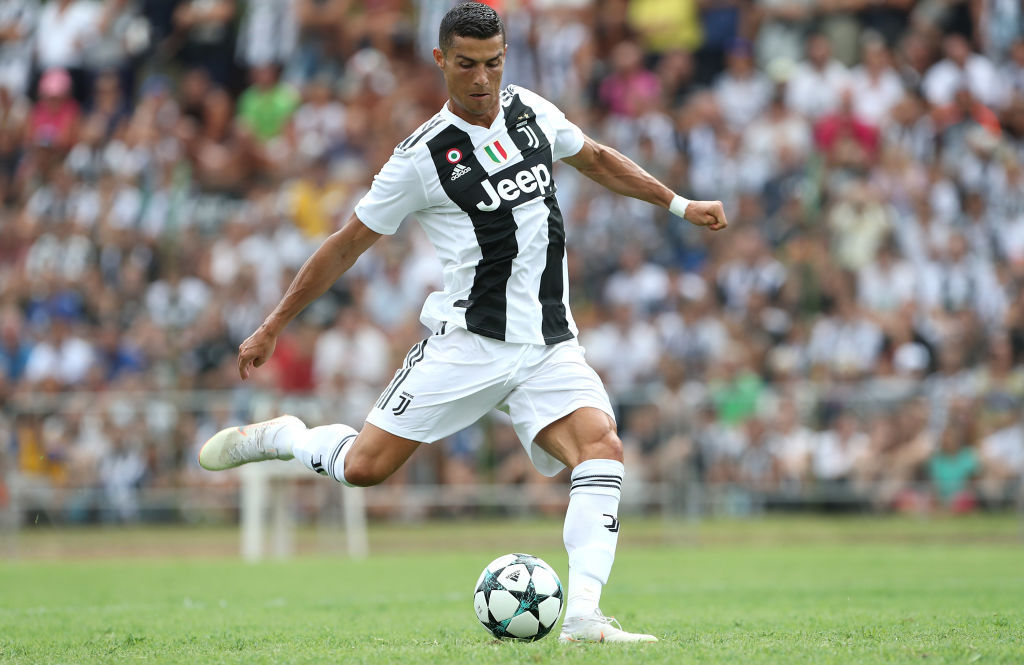
#> input picture src/images/ronaldo.jpeg, 1024 x 665 px
$ python BFMatcher.py
#> lines starting #> are read from the running program, lines starting #| are printed output that depends on the picture
### src/utils/media.py
import os


def get_image_path(path):
    script_dir = os.path.dirname(__file__)  # <-- absolute dir the script is in
    rel_path = "../images/" + path
    abs_file_path = os.path.join(script_dir, rel_path)
    return abs_file_path

### src/featureDetection/BFMatcher.py
import cv2
from matplotlib import pyplot as plt
from ..utils.media import get_image_path

pathname1 = get_image_path('ronaldo.jpeg')
pathname2 = get_image_path('match.jpeg')
img1 = cv2.imread(pathname1, 0)  # queryImage
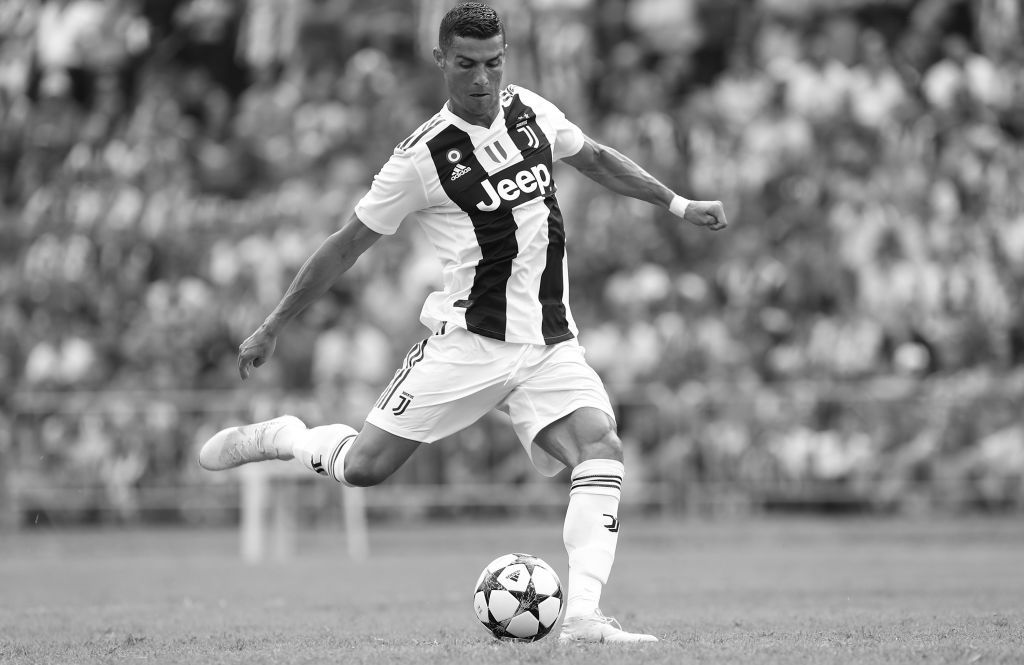
#> img1: shape (665, 1024); min 0, max 255, mean 139.2
img2 = cv2.imread(pathname2, 0)  # trainImage
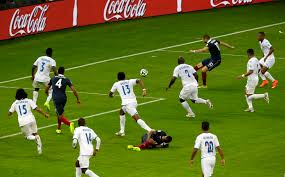
#> input picture src/images/match.jpeg, 285 x 177 px
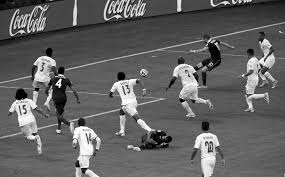
#> img2: shape (177, 285); min 0, max 255, mean 98.1

# Initiate SIFT detector
orb = cv2.ORB_create()

# find the keypoints and descriptors with SIFT
kp1, des1 = orb.detectAndCompute(img1, None)
#> kp1 = 500 keypoints; strongest (x, y, size): (404, 398, 31), (614, 528, 31), (523, 128, 31), (534, 183, 31)
kp2, des2 = orb.detectAndCompute(img2, None)
#> kp2 = 402 keypoints; strongest (x, y, size): (59, 85, 31), (60, 81, 31), (56, 84, 31), (60, 82, 37.2)

bf = cv2.BFMatcher(cv2.NORM_HAMMING, crossCheck=True)  # Match descriptors.
matches = bf.match(des1, des2)
#> matches = 123 matches
# Sort them in the order of their distance.
matches = sorted(matches, key=lambda x: x.distance)

img3 = cv2.drawMatches(img1, kp1, img2, kp2, matches[:10], outImg=img1)
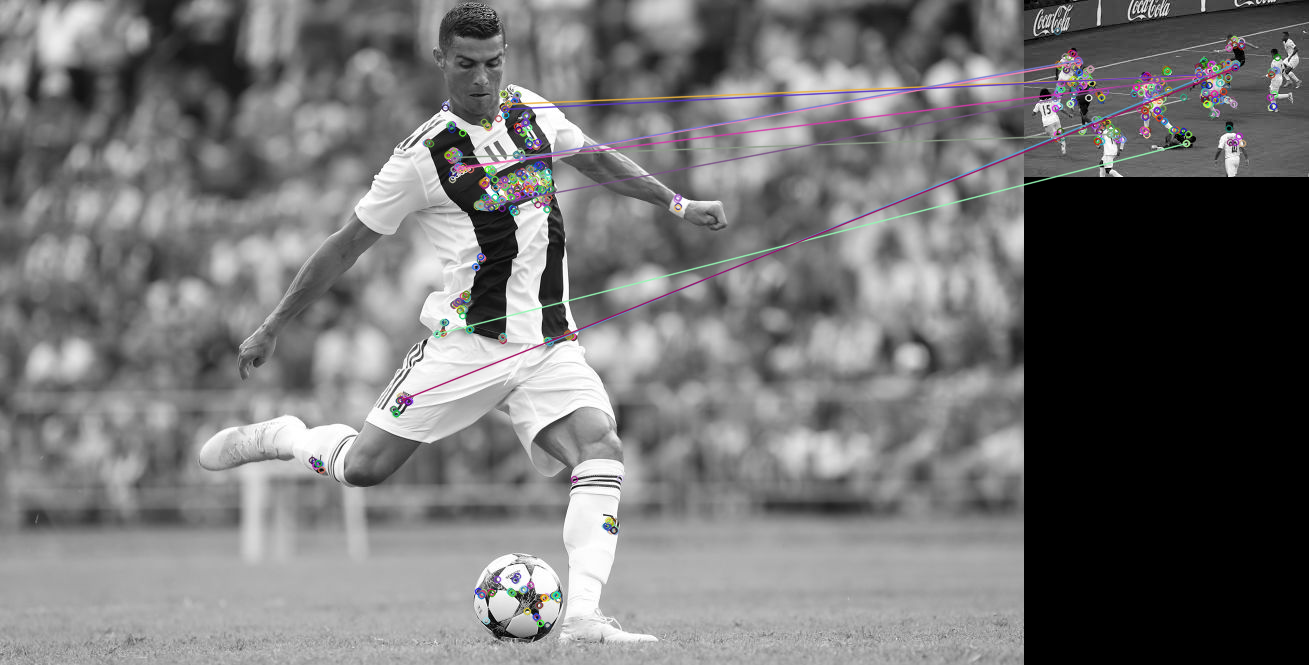
#> img3: shape (665, 1309, 3); mean of channels 0, 1, 2 114.7, 114.3, 114.7; drawn as B, G, R
plt.imshow(img3), plt.show()
